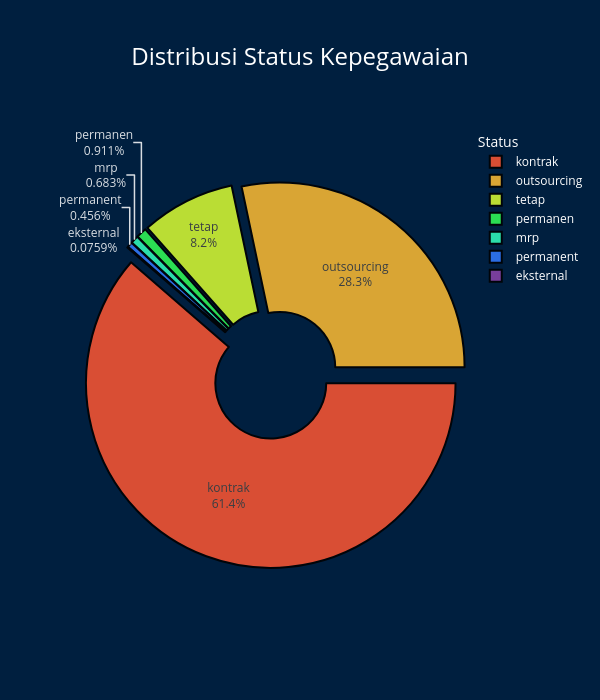

This figure's notebook cell:
### Code cell
import pandas as pd
import plotly.graph_objects as go

# Baca data
df = pd.read_excel('D:\\dirty work\\hasil_sentimen.xlsx')

# Ubah semua huruf di kolom 'STATUS KEPEGAWAIAN' jadi kecil
df['STATUS KEPEGAWAIAN'] = df['STATUS KEPEGAWAIAN'].str.lower()

# Hitung jumlah tiap status
status_counts = df['STATUS KEPEGAWAIAN'].value_counts()
labels = status_counts.index.tolist()
values = status_counts.values.tolist()

# Warna-warna yang berbeda
colors = ['#FF5733', '#FFBD33', '#DBFF33', '#33FF57', '#33FFBD', '#337BFF', '#8E44AD', '#2ECC71']

# Buat pie chart
fig = go.Figure(data=[go.Pie(
    labels=labels,
    values=values,
    hole=0.3,  # Membuat efek donat
    pull=[0.05] * len(labels),  # Efek keluar untuk semua irisan
    textinfo='percent+label',
    marker=dict(
        colors=[colors[i % len(colors)] for i in range(len(labels))],
        line=dict(color='black', width=2)
    ),
    opacity=0.85,
    hoverinfo='label+percent',
    rotation=90
)])

# Atur layout dan judul besar
fig.update_layout(
    title=dict(
        text="Distribusi Status Kepegawaian",
        font=dict(size=24),  # Ukuran judul diperbesar
        x=0.5  # Posisi tengah
    ),
    paper_bgcolor='#001f3f',  # Background navy
    font=dict(color='white'),
    height=700,
    width=600,
    legend=dict(title='Status', orientation='v')
)

# Tampilkan
fig.show()

### Figure 1 — Plotly figure (JSON) as saved in the notebook; plotly's stock layout.template omitted (floating-point values rounded to 4 significant figures)
{"data": [{"hole": 0.3, "hoverinfo": "label+percent", "labels": ["kontrak", "outsourcing", "tetap", "permanen", "mrp", "permanent", "eksternal"], "marker": {"colors": ["#FF5733", "#FFBD33", "#DBFF33", "#33FF57", "#33FFBD", "#337BFF", "#8E44AD"], "line": {"color": "black", "width": 2}}, "opacity": 0.85, "pull": [0.05, 0.05, 0.05, 0.05, 0.05, 0.05, 0.05], "rotation": 90, "textinfo": "percent+label", "type": "pie", "values": [808, 373, 108, 12, 9, 6, 1]}], "layout": {"font": {"color": "white"}, "height": 700, "legend": {"orientation": "v", "title": {"text": "Status"}}, "paper_bgcolor": "#001f3f", "title": {"font": {"size": 24}, "text": "Distribusi Status Kepegawaian", "x": 0.5}, "width": 600}}
